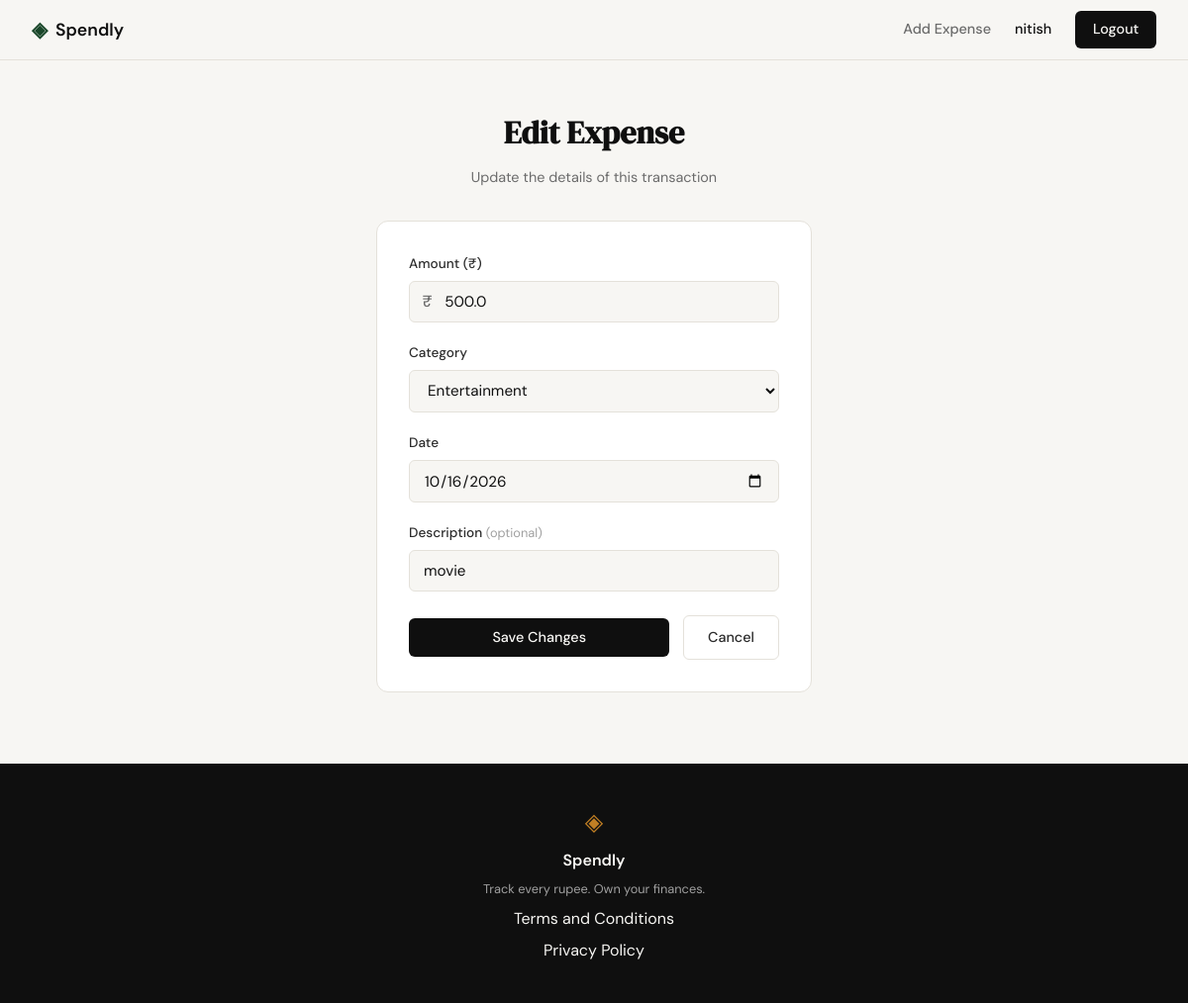
Screenshot of /expenses/119/edit (signed in) with the database file from the repository.
### tables this page shows
CREATE TABLE expenses (
            id          INTEGER PRIMARY KEY AUTOINCREMENT,
            user_id     INTEGER NOT NULL REFERENCES users(id),
            amount      REAL    NOT NULL,
            category    TEXT    NOT NULL,
            date        TEXT    NOT NULL,
            description TEXT,
            created_at  TEXT    DEFAULT (datetime('now'))
        );

### app.py (the view, shortened to what this page needs)
@app.route("/expenses/<int:id>/edit", methods=["GET", "POST"])
def edit_expense(id):
    user_id = session.get("user_id")
    if not user_id:
        return redirect(url_for("login"))
    expense = get_expense_by_id(id, user_id)
    if expense is None:
        abort(404)
    return render_template(
        "edit_expense.html",
        categories=CATEGORIES,
        expense=expense,
    )

### database/db.py (called while the page is built)
def get_db():
    conn = sqlite3.connect(os.path.abspath(_DB_PATH))
    conn.row_factory = sqlite3.Row
    conn.execute("PRAGMA foreign_keys = ON")
    return conn

### database/queries.py (called while the page is built)
def get_expense_by_id(expense_id, user_id):
    db = get_db()
    try:
        return db.execute(
            """SELECT id, user_id, amount, category, date, description
               FROM expenses WHERE id = ? AND user_id = ?""",
            (expense_id, user_id),
        ).fetchone()
    finally:
        db.close()

### templates/edit_expense.html (shortened to what this page needs)
{% extends "base.html" %}
{% block content %}
<section class="auth-section">
    <div class="auth-container">
        <div class="auth-header">
            <h1 class="auth-title">Edit Expense</h1>
            <p class="auth-subtitle">Update the details of this transaction</p>
        </div>
        <div class="auth-card">
            <form method="POST" action="/expenses/{{ expense.id }}/edit" class="expense-form">
                <div class="form-group">
                    <label for="amount">Amount (₹)</label>
                    <div class="input-with-prefix">
                        <span class="currency-prefix">₹</span>
                        <input type="number" id="amount" name="amount" step="0.01" min="0.01"
                               value="{{ expense.amount or '' }}" placeholder="0.00"
                               class="form-input" required autofocus>
                    </div>
                </div>
                <div class="form-group">
                    <label for="category">Category</label>
                    <select id="category" name="category" class="form-input form-select" required>
                        {% for cat in categories %}
                        <option value="{{ cat }}" {% if expense.category == cat %}selected{% endif %}>{{ cat }}</option>
                        {% endfor %}
                    </select>
                </div>
                <div class="form-group">
                    <label for="date">Date</label>
                    <input type="date" id="date" name="date"
                           value="{{ expense.date or '' }}"
                           class="form-input" required>
                </div>
                <div class="form-group">
                    <label for="description">Description <span class="label-hint">(optional)</span></label>
                    <input type="text" id="description" name="description" maxlength="200"
                           value="{{ expense.description or '' }}"
                           placeholder="e.g. Grocery run or coffee" class="form-input">
                </div>
                <div class="form-actions-row">
                    <button type="submit" class="btn-primary btn-save-expense">Save Changes</button>
                    <a href="{{ url_for('profile') }}" class="btn-ghost">Cancel</a>
                </div>
            </form>
        </div>
    </div>
</section>
{% endblock %}

### static/css/style.css (style rules this page uses)
:root { --ink: #0f0f0f; --ink-soft: #2d2d2d; --ink-muted: #6b6b6b; --ink-faint: #a0a0a0; --paper: #f7f6f3; --paper-warm: #f0ede6; --paper-card: #ffffff; --accent: #1a472a; --accent-light: #e8f0eb; --accent-2: #c17f24; --accent-2-light: #fdf3e3; --danger: #c0392b; --danger-light: #fdecea; --border: #e4e1da; --border-soft: #eeebe4; --font-display: 'DM Serif Display', Georgia, serif; --font-body: 'DM Sans', system-ui, sans-serif; --max-width: 1200px; --auth-width: 440px; --radius-sm: 6px; --radius-md: 12px; --radius-lg: 20px; }
*, *::before, *::after { box-sizing: border-box; margin: 0; padding: 0; }
html { font-size: 16px; scroll-behavior: smooth; }
body { background: var(--paper); color: var(--ink); font-family: var(--font-body); font-size: 1rem; line-height: 1.6; -webkit-font-smoothing: antialiased; }
a { color: inherit; text-decoration: none; }
.btn-primary { display: inline-block; background: var(--ink); color: var(--paper); padding: 0.65rem 1.5rem; border-radius: var(--radius-sm); font-family: var(--font-body); font-size: 0.9rem; font-weight: 500; cursor: pointer; border: none; transition: background 0.2s; text-decoration: none; }
.btn-ghost { display: inline-block; background: transparent; color: var(--ink-soft); padding: 0.65rem 1.5rem; border-radius: var(--radius-sm); font-size: 0.9rem; font-weight: 500; border: 1px solid var(--border); transition: all 0.2s; text-decoration: none; }
.auth-section { min-height: calc(100vh - 60px - 100px); display: flex; align-items: center; justify-content: center; padding: 3rem 2rem; }
.auth-container { width: 100%; max-width: var(--auth-width); }
.auth-header { text-align: center; margin-bottom: 2rem; }
.auth-title { font-family: var(--font-display); font-size: 2rem; color: var(--ink); margin-bottom: 0.5rem; }
.auth-subtitle { font-size: 0.9rem; color: var(--ink-muted); }
.auth-card { background: var(--paper-card); border: 1px solid var(--border); border-radius: var(--radius-md); padding: 2rem; margin-bottom: 1.5rem; }
.form-group { margin-bottom: 1.25rem; }
.form-group label { display: block; font-size: 0.85rem; font-weight: 500; color: var(--ink-soft); margin-bottom: 0.4rem; }
.form-input { width: 100%; padding: 0.6rem 0.875rem; border: 1px solid var(--border); border-radius: var(--radius-sm); font-family: var(--font-body); font-size: 0.95rem; color: var(--ink); background: var(--paper); outline: none; transition: border-color 0.2s; }
.form-input::placeholder { color: var(--ink-faint); }
.input-with-prefix { position: relative; display: flex; align-items: center; }
.currency-prefix { position: absolute; left: 0.85rem; color: var(--ink-muted); font-size: 1rem; font-weight: 500; pointer-events: none; }
.input-with-prefix .form-input { padding-left: 2.2rem; }
.form-select { cursor: pointer; background-color: var(--paper); color: var(--ink); }
.label-hint { font-size: 0.8rem; color: var(--ink-faint); font-weight: normal; }
.form-actions-row { display: flex; align-items: center; gap: 0.85rem; margin-top: 1.5rem; }
.btn-save-expense { flex: 1; }

### rows the page displays
expenses: amount "500.0", category "Entertainment", date "10/16/2026", description "movie"

### other values shown
{{ session.get('user_name', 'Profile') }} "nitish"
